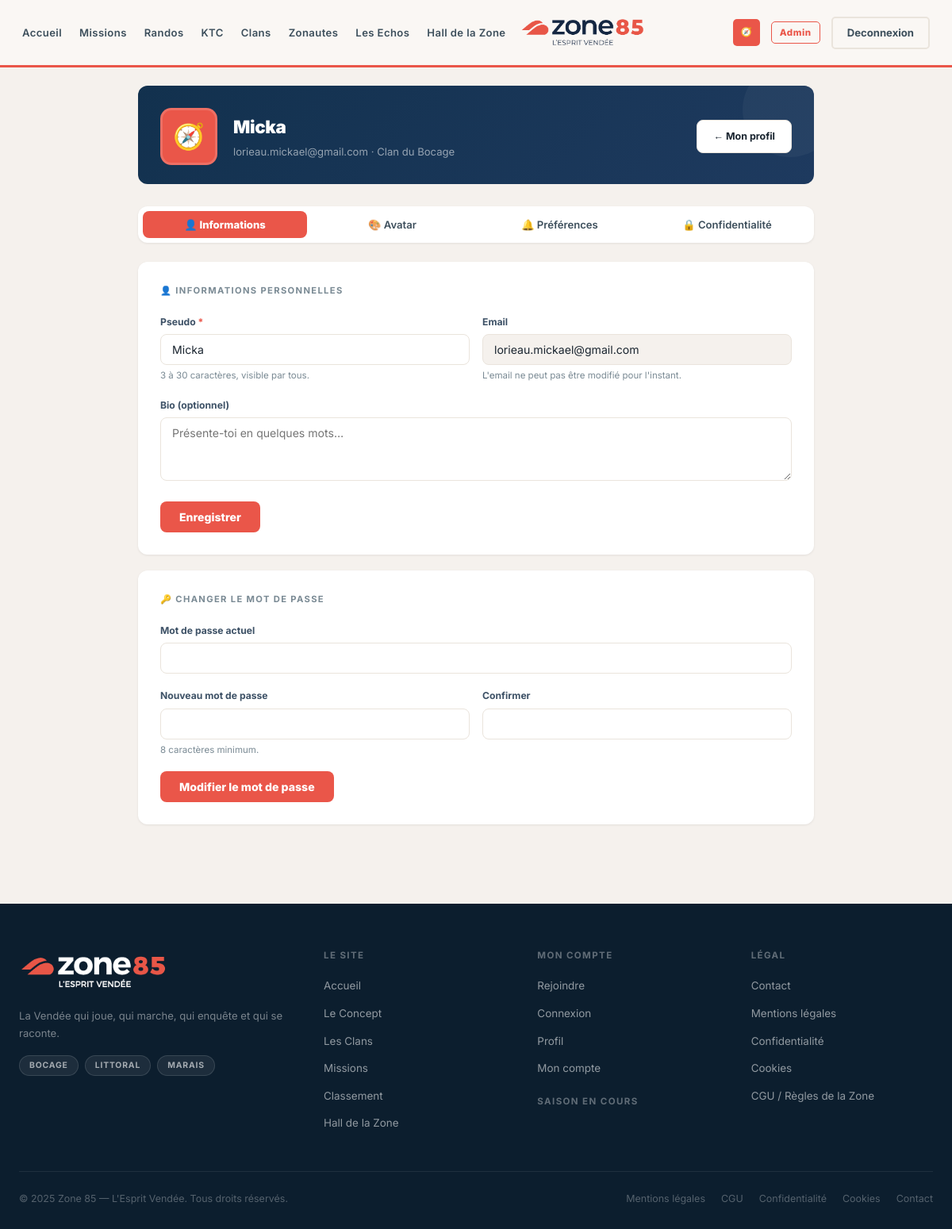
/mon-compte.php (signed in), run on the app's committed database.
### tables this page shows
CREATE TABLE IF NOT EXISTS users (
  id                    INT UNSIGNED AUTO_INCREMENT PRIMARY KEY,
  email                 VARCHAR(180) NOT NULL,
  password_hash         VARCHAR(255) NOT NULL DEFAULT '',
  pseudo                VARCHAR(50) NOT NULL,
  first_name            VARCHAR(100),
  last_name             VARCHAR(100),
  clan_id               INT UNSIGNED NULL,
  avatar_type           ENUM('preset','generated','upload') NOT NULL DEFAULT 'preset',
  avatar_config         JSON NULL,
  avatar_file           VARCHAR(255) NULL,
  bio                   TEXT NULL,
  xp_total              INT UNSIGNED NOT NULL DEFAULT 0,
  level                 TINYINT UNSIGNED NOT NULL DEFAULT 1,
  newsletter_optin      TINYINT(1) DEFAULT 0,
  notif_missions        TINYINT(1) DEFAULT 1,
  notif_saisons         TINYINT(1) DEFAULT 1,
  notif_clan            TINYINT(1) DEFAULT 1,
  notif_push            TINYINT(1) DEFAULT 0,
  digest_hebdo          TINYINT(1) DEFAULT 0,
  accepted_cgu_at       DATETIME NULL,
  accepted_privacy_at   DATETIME NULL,
  email_verified_at     DATETIME NULL,
  email_verify_token    VARCHAR(64) NULL,
  role                  ENUM('member','moderator','admin') NOT NULL DEFAULT 'member',
  status                ENUM('active','suspended','deleted') NOT NULL DEFAULT 'active',
  last_login_at         DATETIME NULL,
  login_count           INT UNSIGNED DEFAULT 0,
  pwa_installed_at      DATETIME NULL,
  pwa_install_count     TINYINT UNSIGNED DEFAULT 0,
  delete_requested_at   DATETIME NULL,
  deleted_at            DATETIME NULL,
  created_at            DATETIME NOT NULL DEFAULT CURRENT_TIMESTAMP,
  updated_at            DATETIME NOT NULL DEFAULT CURRENT_TIMESTAMP ON UPDATE CURRENT_TIMESTAMP,
  UNIQUE KEY uq_users_email  (email),
  UNIQUE KEY uq_users_pseudo (pseudo),
  KEY idx_users_status  (status),
  KEY idx_users_role    (role),
  KEY idx_users_deleted (deleted_at),
  KEY idx_users_login   (last_login_at),
  CONSTRAINT fk_users_clan FOREIGN KEY (clan_id) REFERENCES clans(id) ON DELETE SET NULL
);

CREATE TABLE IF NOT EXISTS clans (
  id               INT UNSIGNED AUTO_INCREMENT PRIMARY KEY,
  name             VARCHAR(100) NOT NULL,
  slug             VARCHAR(100) NOT NULL,
  description      TEXT,
  mascot_image     VARCHAR(255),
  color_primary    VARCHAR(20) DEFAULT '#12314e',
  color_secondary  VARCHAR(20) DEFAULT '#163756',
  motto            VARCHAR(255),
  cry              VARCHAR(255),
  is_active        TINYINT(1) DEFAULT 1,
  created_at       DATETIME NOT NULL DEFAULT CURRENT_TIMESTAMP,
  updated_at       DATETIME NOT NULL DEFAULT CURRENT_TIMESTAMP ON UPDATE CURRENT_TIMESTAMP,
  UNIQUE KEY uq_clans_slug (slug)
);

### includes/functions.php (called while the page is built, shortened)
<?php
function e(string $str): string {
    return htmlspecialchars($str, ENT_QUOTES, 'UTF-8');
}

### mon-compte.php (the view, shortened to what this page needs)
<?php
require_once 'includes/functions.php';
$user_session = current_user();
$user_id      = (int)$user_session['id'];
$pdo  = db();
$user = null;
if ($pdo) {
    try {
        $s = $pdo->prepare("
            SELECT u.*, c.slug AS clan_slug, c.name AS clan_name
            FROM users u
            LEFT JOIN clans c ON c.id = u.clan_id
            WHERE u.id = :id AND u.status = 'active' AND u.deleted_at IS NULL
            LIMIT 1
        ");
        $s->execute([':id' => $user_id]);
        $user = $s->fetch();
    } catch (PDOException $e) {
        error_log('[mon-compte] ' . $e->getMessage());
    }
}
$avatar_url    = avatar_url($user);
$avatar_emoji  = '🧭';
if ($user['avatar_type'] === 'preset') {
    $cfg = json_decode($user['avatar_config'] ?? '{}', true) ?? [];
    $avatar_emoji = $cfg['emoji'] ?? ($user['avatar_key'] ?? '🧭');
}
$_tab = $_GET['tab'] ?? 'profil';
require_once 'includes/header.php';
require_once 'includes/nav.php';
?>
<div class="mc-page">
<div class="mc-layout">
  <div class="mc-hero">
    <div class="mc-hero-avatar">
      <?php if (!empty($avatar_url)): ?>
        <img src="<?= e($avatar_url) ?>" alt="<?= e($user['pseudo']) ?>">
      <?php else: ?>
        <?= e($avatar_emoji) ?>
      <?php endif; ?>
    </div>
    <div class="mc-hero-info">
      <div class="mc-hero-name"><?= e($user['pseudo']) ?></div>
      <div class="mc-hero-sub"><?= e($user['email']) ?> · <?= e($user['clan_name'] ?: 'Aucun clan') ?></div>
    </div>
    <div class="mc-hero-actions">
      <a href="profil.php" class="mc-btn-ghost" style="font-size:.78rem">← Mon profil</a>
    </div>
  </div>
  <div class="mc-tabs">
    <button class="mc-tab <?= $_tab === 'profil' ? 'active' : '' ?>"
      onclick="switchMcTab('profil')">👤 Informations</button>
    <button class="mc-tab <?= $_tab === 'avatar' ? 'active' : '' ?>"
      onclick="switchMcTab('avatar')">🎨 Avatar</button>
    <button class="mc-tab <?= $_tab === 'prefs' ? 'active' : '' ?>"
      onclick="switchMcTab('prefs')">🔔 Préférences</button>
    <button class="mc-tab <?= $_tab === 'rgpd' ? 'active' : '' ?>"
      onclick="switchMcTab('rgpd')">🔒 Confidentialité</button>
  </div>
  <div class="mc-panel <?= $_tab === 'profil' ? 'active' : '' ?>" id="mc-panel-profil">
    <div class="mc-card">
      <div class="mc-card-title">👤 Informations personnelles</div>
      <form method="POST" action="mon-compte.php">
        <div class="mc-row">
          <div class="mc-field">
            <label class="mc-label" for="mc_pseudo">Pseudo <span style="color:var(--primary)">*</span></label>
            <input class="mc-input" type="text" id="mc_pseudo" name="pseudo"
              value="<?= e($user['pseudo']) ?>" maxlength="30" required autocomplete="username">
            <div class="mc-hint">3 à 30 caractères, visible par tous.</div>
          </div>
          <div class="mc-field">
            <label class="mc-label">Email</label>
            <input class="mc-input" type="email" value="<?= e($user['email']) ?>" disabled
              style="background:var(--beige);cursor:not-allowed">
            <div class="mc-hint">L'email ne peut pas être modifié pour l'instant.</div>
          </div>
        </div>
        <div class="mc-field">
          <label class="mc-label" for="mc_bio">Bio (optionnel)</label>
          <textarea class="mc-textarea" id="mc_bio" name="bio" maxlength="500"
            placeholder="Présente-toi en quelques mots…"><?= e($user['bio'] ?? '') ?></textarea>
        </div>
        <button type="submit" class="mc-btn-submit">Enregistrer</button>
      </form>
    </div>
    <div class="mc-card">
      <div class="mc-card-title">🔑 Changer le mot de passe</div>
      <form method="POST" action="mon-compte.php">
        <div class="mc-field">
          <label class="mc-label" for="mc_pwd_current">Mot de passe actuel</label>
          <input class="mc-input" type="password" id="mc_pwd_current" name="password_current"
            required autocomplete="current-password">
        </div>
        <div class="mc-row">
          <div class="mc-field">
            <label class="mc-label" for="mc_pwd_new">Nouveau mot de passe</label>
            <input class="mc-input" type="password" id="mc_pwd_new" name="password_new"
              required minlength="8" autocomplete="new-password">
            <div class="mc-hint">8 caractères minimum.</div>
          </div>
          <div class="mc-field">
            <label class="mc-label" for="mc_pwd_confirm">Confirmer</label>
            <input class="mc-input" type="password" id="mc_pwd_confirm" name="password_confirm"
              required minlength="8" autocomplete="new-password">
          </div>
        </div>
        <button type="submit" class="mc-btn-submit">Modifier le mot de passe</button>
      </form>
    </div>
  </div>
</div>
</div>
<?php require_once 'includes/footer.php'; ?>

### assets/css/zone85.css (style rules this page uses)
*,*::before,*::after { box-sizing:border-box;margin:0;padding:0 }
html { scroll-behavior:smooth }
body { font-family:'Inter',sans-serif;background:var(--beige);color:var(--text);line-height:1.6;overflow-x:hidden }
a { color:inherit;text-decoration:none }
:root { --primary: #ea5649; --primary-dark: #c73d31; --primary-light:#f07066; --navy-dark: #12314e; --navy-mid: #163756; --navy-pale: #243d52; --navy-deep: #0c1e2e; --beige: #F5F1ED; --beige-light: #FAF7F4; --beige-dark: #EAE4DC; --white: #FFFFFF; --text: #1a2530; --text-mid: #3d4f5c; --text-muted: #7a8a94; --gold: #C9962A; --green: #2a9d5c; --radius-sm: 5px; --radius: 8px; --radius-lg: 12px; --shadow-sm: 0 1px 3px rgba(0,0,0,.08); --shadow-md: 0 4px 16px rgba(0,0,0,.12); --shadow-lg: 0 8px 32px rgba(0,0,0,.18); }

### mon-compte.php (style rules this page uses)
.mc-page { padding-top: 68px; min-height: 100vh; background: var(--beige); }
.mc-layout { max-width: 900px; margin: 0 auto; padding: 40px 24px 80px; }
.mc-hero { background: linear-gradient(135deg, var(--navy-dark), #1e3a5f); border-radius: var(--radius-lg); padding: 28px 28px 24px; display: flex; align-items: center; gap: 20px; margin-bottom: 28px; position: relative; overflow: hidden; }
.mc-hero::after { content:""; position:absolute; top:-30px; right:-30px; width:120px; height:120px; border-radius:50%; background:rgba(255,255,255,.04); }
.mc-hero-avatar { width: 72px; height: 72px; border-radius: 14px; overflow: hidden; background: var(--primary); display: flex; align-items: center; justify-content: center; font-size: 2rem; flex-shrink: 0; border: 3px solid rgba(255,255,255,.15); position: relative; z-index:1; }
.mc-hero-info { position:relative; z-index:1; }
.mc-hero-name { font-size: 1.4rem; font-weight: 900; color: #fff; letter-spacing:-.4px; margin-bottom:4px; }
.mc-hero-sub { font-size: .82rem; color: rgba(255,255,255,.55); }
.mc-hero-actions { margin-left: auto; position:relative;z-index:1; }
.mc-tabs { display:flex; gap:4px; margin-bottom:24px; background:var(--white); border-radius: var(--radius-lg); padding:6px; box-shadow:var(--shadow-sm); }
.mc-tab { flex:1; padding:9px 12px; border:none; background:none; border-radius:8px; font-family:inherit; font-size:.82rem; font-weight:600; color:var(--text-mid); cursor:pointer; transition:all .18s; text-align:center; white-space:nowrap; }
.mc-tab.active { background:var(--primary); color:#fff; font-weight:800; }
.mc-card { background:var(--white); border-radius:var(--radius-lg); box-shadow:var(--shadow-sm); padding:28px; margin-bottom:20px; }
.mc-card-title { font-size:.7rem; font-weight:700; letter-spacing:.12em; text-transform:uppercase; color:var(--text-muted); margin-bottom:20px; display:flex; align-items:center; gap:8px; }
.mc-panel { display:none; }
.mc-panel.active { display:block; animation:fadeUp .25s ease both; }
.mc-field { margin-bottom:18px; }
.mc-label { display:block; font-size:.76rem; font-weight:700; color:#3d5166; margin-bottom:6px; }
.mc-input, .mc-textarea, .mc-select { width:100%; padding:10px 14px; border-radius:8px; border:1.5px solid var(--beige-dark); font-family:inherit; font-size:.88rem; color:var(--text); background:var(--white); transition:border-color .15s; box-sizing:border-box; }
.mc-textarea { resize:vertical; min-height:80px; }
.mc-hint { font-size:.72rem; color:var(--text-muted); margin-top:4px; }
.mc-row { display:grid; grid-template-columns:1fr 1fr; gap:16px; }
.mc-btn-submit { display:inline-flex; align-items:center; gap:6px; padding:11px 24px; background:var(--primary); color:#fff; border:none; border-radius:8px; font-family:inherit; font-size:.88rem; font-weight:800; cursor:pointer; transition:opacity .15s; }
.mc-btn-ghost { display:inline-flex; align-items:center; gap:6px; padding:10px 20px; background:var(--white); color:var(--text); border:1.5px solid var(--beige-dark); border-radius:8px; font-family:inherit; font-size:.85rem; font-weight:700; cursor:pointer; transition:all .15s; text-decoration:none; }

### data on the page
users: avatar_config "🧭", pseudo "Micka", email "lorieau.mickael@gmail.com", clan.name "Clan du Bocage"

### other printed values
$_nl['label'] "Accueil"
$_nl['label'] "Missions"
$_nl['label'] "Randos"
$_nl['label'] "KTC"
$_nl['label'] "Clans"
$_nl['label'] "Zonautes"
$_nl['label'] "Les Echos"
$_nl['label'] "Hall de la Zone"
$_nav_user['avatar_key'] "🧭"
SITE_TAGLINE "La Vendée qui joue, qui marche, qui enquête et qui se raconte."
